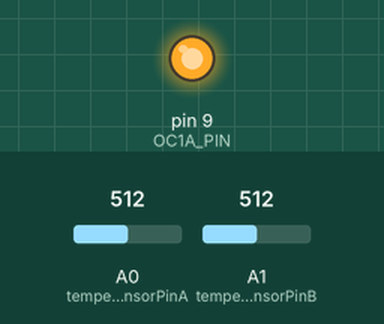
Simulated run of this sketch. Board: Arduino Uno, built with avr-gcc and run on an emulated ATmega328P. On the bench: output pins drawn as LEDs (lit = HIGH). The test bench sets the inputs (shaded band); at power-on: A0 (temperatureSensorPinA) = 512, A1 (temperatureSensorPinB) = 512. What the sketch prints to the serial monitor is not drawn.

Above: at 0.1 s.
Timing chart, 0 to 1.6 s (numbered marks = the images above):
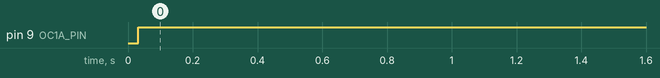

The sketch:

fan.ino
```cpp
const byte temperatureSensorPinA = A0;
const byte temperatureSensorPinB = A1;
const float minTemperature = 25;
const float maxTemperature = 45;

const byte OC1A_PIN = 9;
const byte OC1B_PIN = 10;

const word PWM_FREQ_HZ = 25000; //Adjust this value to adjust the frequency
const word TCNT1_TOP = 16000000 / (2 * PWM_FREQ_HZ);

void setPwmDuty(byte duty) {
  OCR1A = (word)(duty * TCNT1_TOP) / 100;
}

float readTemperature(byte pin) {
  // Get a reading from the temperature sensor:
  int reading = analogRead(pin);

  // Convert the reading into millivolt:
  float milliVolt = reading * (1100.0 / 1024.0);

  // Convert the voltage into the temperature in degree Celsius:
  float temperature = milliVolt / 10;

  return temperature;
}

void setup() {
  pinMode(temperatureSensorPinA, INPUT);
  pinMode(temperatureSensorPinB, INPUT);
  analogReference(INTERNAL);

  Serial.begin(115200);

  pinMode(OC1A_PIN, OUTPUT);

  // Clear Timer1 control and count registers
  TCCR1A = 0;
  TCCR1B = 0;
  TCNT1 = 0;

  TCCR1A |= (1 << COM1A1) | (1 << WGM11);
  TCCR1B |= (1 << WGM13) | (1 << CS10);
  ICR1 = TCNT1_TOP;
}

byte printCounter = 0;

void loop() {
  const int samples = 100;
  float totalA = 0.0;
  float totalB = 0.0;
  for (int i = 0; i < samples; i++) {
    totalA += readTemperature(temperatureSensorPinA);
    totalB += readTemperature(temperatureSensorPinB);
  }
  float temperatureA = totalA / samples;
  float temperatureB = totalB / samples;
  float temperature = max(temperatureA, temperatureB);

  int constrained = (int) (constrain(temperature, minTemperature, maxTemperature) * 100);
  byte fanSpeed = map(constrained, minTemperature * 100, maxTemperature * 100, 0, 100);
  setPwmDuty(fanSpeed);

  printCounter += 1;
  if (printCounter > 70) {
    Serial.print("Temp: ");
    Serial.print(temperature);
    Serial.print("*C");
    Serial.print(", Speed: ");
    Serial.print(fanSpeed);
    Serial.println("%");
    printCounter = 0;
  }
}
```

Measured:
- by itself, pin 9 (OC1A_PIN): LOW → HIGH at 0.03 s
